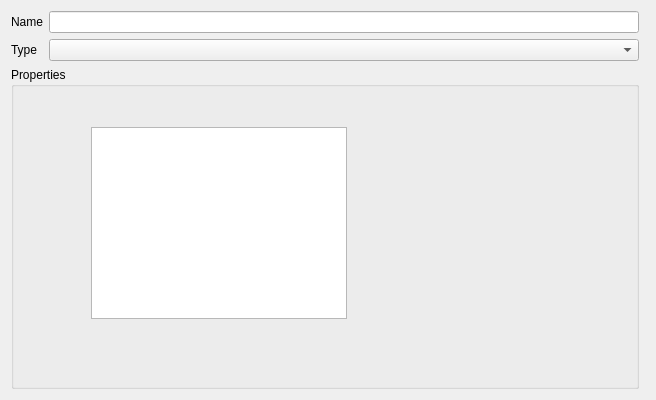
<?xml version="1.0" encoding="UTF-8"?>
<ui version="4.0">
 <class>SAPartEditorForm</class>
 <widget class="QWidget" name="SAPartEditorForm">
  <property name="geometry">
   <rect>
    <x>0</x>
    <y>0</y>
    <width>656</width>
    <height>400</height>
   </rect>
  </property>
  <property name="windowTitle">
   <string>Form</string>
  </property>
  <layout class="QHBoxLayout" name="horizontalLayout_2">
   <item>
    <layout class="QVBoxLayout" name="verticalLayout">
     <item>
      <layout class="QFormLayout" name="formLayout">
       <property name="fieldGrowthPolicy">
        <enum>QFormLayout::AllNonFixedFieldsGrow</enum>
       </property>
       <item row="0" column="0">
        <widget class="QLabel" name="label">
         <property name="text">
          <string>Name</string>
         </property>
        </widget>
       </item>
       <item row="0" column="1">
        <widget class="QLineEdit" name="lineEdit"/>
       </item>
       <item row="1" column="0">
        <widget class="QLabel" name="label_2">
         <property name="text">
          <string>Type</string>
         </property>
        </widget>
       </item>
       <item row="1" column="1">
        <widget class="QComboBox" name="comboBox"/>
       </item>
      </layout>
     </item>
     <item>
      <widget class="QGroupBox" name="groupBox">
       <property name="sizePolicy">
        <sizepolicy hsizetype="Preferred" vsizetype="MinimumExpanding">
         <horstretch>0</horstretch>
         <verstretch>0</verstretch>
        </sizepolicy>
       </property>
       <property name="title">
        <string>Properties</string>
       </property>
       <widget class="QListWidget" name="listWidget">
        <property name="geometry">
         <rect>
          <x>80</x>
          <y>60</y>
          <width>256</width>
          <height>192</height>
         </rect>
        </property>
       </widget>
      </widget>
     </item>
    </layout>
   </item>
   <item>
    <widget class="QFrame" name="frame">
     <property name="frameShape">
      <enum>QFrame::StyledPanel</enum>
     </property>
     <property name="frameShadow">
      <enum>QFrame::Raised</enum>
     </property>
     <zorder></zorder>
    </widget>
   </item>
  </layout>
 </widget>
 <resources/>
 <connections/>
</ui>
